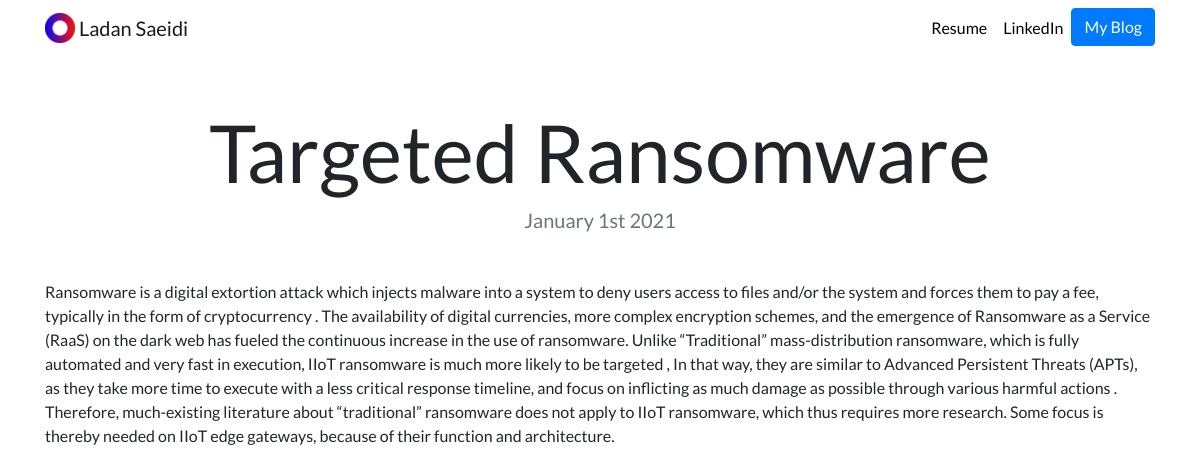
The page /blog/6/ on the database its author committed.
### blog/models.py (models this page shows, shortened)
class Blog(models.Model):
    title = models.CharField(max_length=200)
    description = models.TextField()
    date = models.DateField()

### blog/views.py (the view)
# urls.py: path('<int:blog_id>/', views.detail, name='detail'),
def detail(request, blog_id):
    blog = get_object_or_404(Blog, pk=blog_id)
    return render(request,'blog/detail.html', {'blog':blog})

### blog/templates/blog/detail.html
{% extends "portfolio/base.html" %}
{% load static %}
{% block content %}
<h1 class="text-center mt-5" id="blogdetailtitle">{{ blog.title }}</h1>
<h5 class="text-center text-muted mb-5">{{ blog.date|date:'F jS Y' }}</h5>
{{ blog.description|safe }}
{% endblock %}

### portfolio/static/portfolio/custom.css (style rules this page uses)
body { font-family: 'Lato', sans-serif; }
@media (min-width: 992px) { #blogdetailtitle { font-size: 5rem; } }

### rows shown on the page
Blog: title "Targeted Ransomware", date "January 1st 2021", description "Ransomware is a digital extortion attack which injects malware into a system to deny users access to files and/or the system and forces them to pay a fee, typically in the form of cryptocurrency . The availability of digital currencies, more complex encryption schemes, and the emergence of Ransomware as a Service (RaaS) on the dark web has fueled the continuous increase in the use of ransomware. Unlike “Traditional” mass-distribution ransomware, which is fully automated and very fast in execution, IIoT ransomware is much more likely to be targeted , In that way, they are similar to Advanced Persistent Threats (APTs), as they take more time to execute with a less critical response timeline,…"
